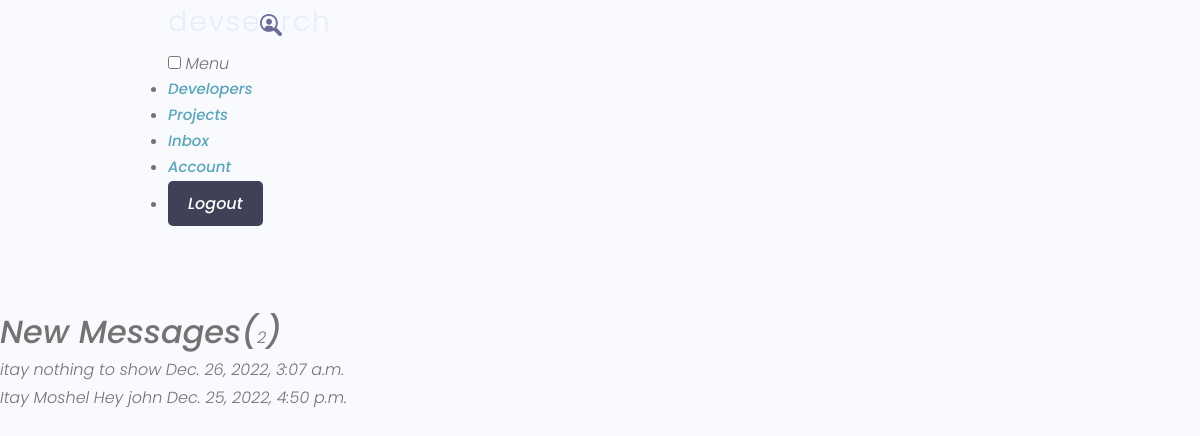
The app's page /inbox/ (signed in), older data.
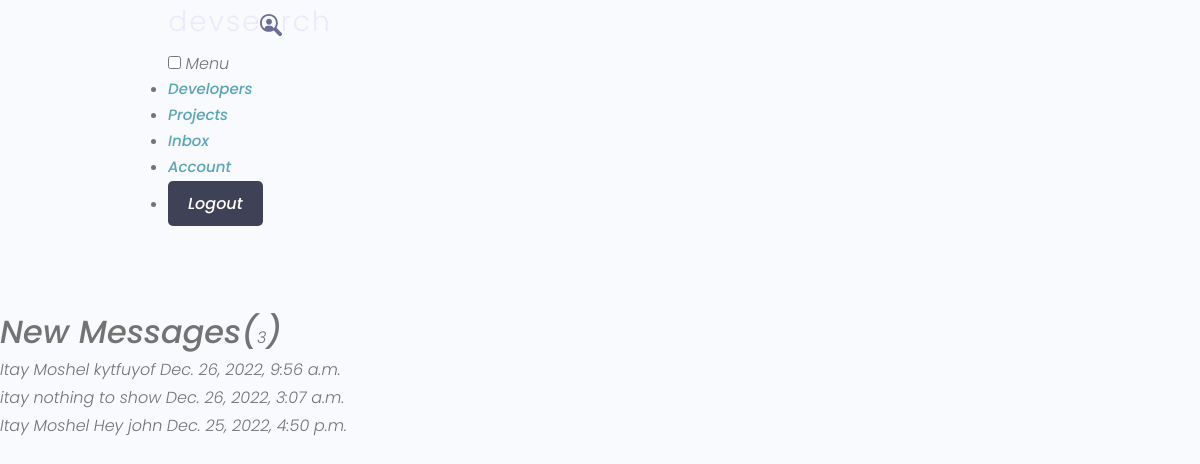
The same page, newer data.
### users/models.py (models this page shows, shortened)
class Message(models.Model):
    sender = models.ForeignKey(Profile, on_delete=models.SET_NULL, null=True, blank=True)
    recipient = models.ForeignKey(Profile, on_delete=models.SET_NULL, null=True, blank=True, related_name="messages")
    name = models.CharField(max_length=200, null=True, blank=True)
    email = models.CharField(max_length=200, null=True, blank=True)
    subject = models.CharField(max_length=200, null=True, blank=True)
    body = models.TextField()
    is_read = models.BooleanField(default=False, null=True)
    created = models.DateTimeField(auto_now_add=True)
    id = models.UUIDField(default=uuid.uuid4, unique=True, primary_key=True, editable=False)
    class Meta:
        ordering = ['is_read', '-created']

### users/views.py (the view)
# urls.py: path('inbox/', views.inbox, name='inbox'),
@login_required(login_url='login')
def inbox(request):
    profile = request.user.profile
    messageRequests = profile.messages.all()
    unreadCount = messageRequests.filter(is_read=False).count()
    context = {
        'messageRequests':messageRequests,
        'unreadCount':unreadCount,
    }
    return render(request, 'users/inbox.html', context)

### users/templates/users/inbox.html
{% extends 'main.html' %}
{% block content %}
  <main class="inbox my-xl">
    <div class="content-box">
      <h3 class="inbox__title">New Messages(<span>{{unreadCount}}</span>)</h3>
      <ul class="messages">
        {% for message in messageRequests %}
        {% if message.is_read == False %}
        <li class="message message--unread">
          {% else %}
          <li class="message">
          {% endif %}
          <a href="{% url 'message' message.id %}">
            <span class="message__author">{{message.name}}</span>
            <span class="message__subject">{{message.subject}}</span>
            <span class="message__date">{{message.created}}</span>
          </a>
        </li>
        {% endfor %}
      </ul>
    </div>
  </main>
{% endblock %}

Row changes from the older to the newer data that the page shows:
added Message: name "Itay Moshel", subject "kytfuyof", created "Dec. 26, 2022, 9:56 a.m."
Text that changed along with them:
{{ unreadCount }}: "2" → "3"
